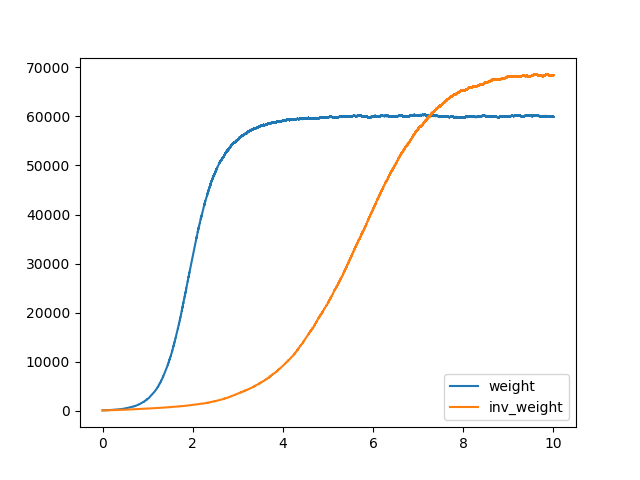

Recreate this plot in Python.
import networkx as nx
import EoN
import matplotlib.pyplot as plt

r'''This code simulates an SIS epidemic in a graph.  The edges are weighted by 
two methods: the product of the degrees, or the inverse of that product.

I then run simulations with the transmission rates scaled by the edge weights
such that a random edge would have expected transmission weight 1 (though since
there will be biases in which nodes are most likely to be infected, the
random edge that has an infected node will have higher transmission weight).

At present (16 May 2017) the Gillespie code cannot run weighted networks.  I 
am considering adding that, but it would DRAMATICALLY slow down the simulations,
so it won't be even close to competitive with the event-driven versions.  So it's
a low priority.
'''

N= 100000
rho = 0.001
gamma = 1

G = nx.configuration_model([2,6]*int(N/2)) #N nodes, half have degree 6 and half degree 2
G=nx.Graph(G)

#assign edge weights to be product of degree.  Also give another weight to be inverse of product of degrees
weight_sum = 0
inv_weight_sum = 0

for edge in G.edges():
    G.edges[edge[0],edge[1]]['weight'] = G.degree(edge[0])*G.degree(edge[1])
    G.edges[edge[0],edge[1]]['inv_weight'] = 1./(G.degree(edge[0])*G.degree(edge[1]))
    #If networkx is older, use G.edge[edge[0]][edge[1]][...
    
    weight_sum += G.degree(edge[0])*G.degree(edge[1])
    inv_weight_sum += 1./(G.degree(edge[0])*G.degree(edge[1]))

#first do it with weight, scaled so that average weight is 1.
t, S, I = EoN.fast_SIS(G, G.number_of_edges()/weight_sum, gamma, rho = rho, transmission_weight= 'weight', tmax = 10)
plt.plot(t, I, label = 'weight')


t, S, I = EoN.fast_SIS(G, G.number_of_edges()/inv_weight_sum, gamma, rho = rho, transmission_weight= 'inv_weight', tmax = 10)
plt.plot(t, I, label = 'inv_weight')

plt.legend(loc = 'lower right')
plt.savefig('SIS_weighted.png')